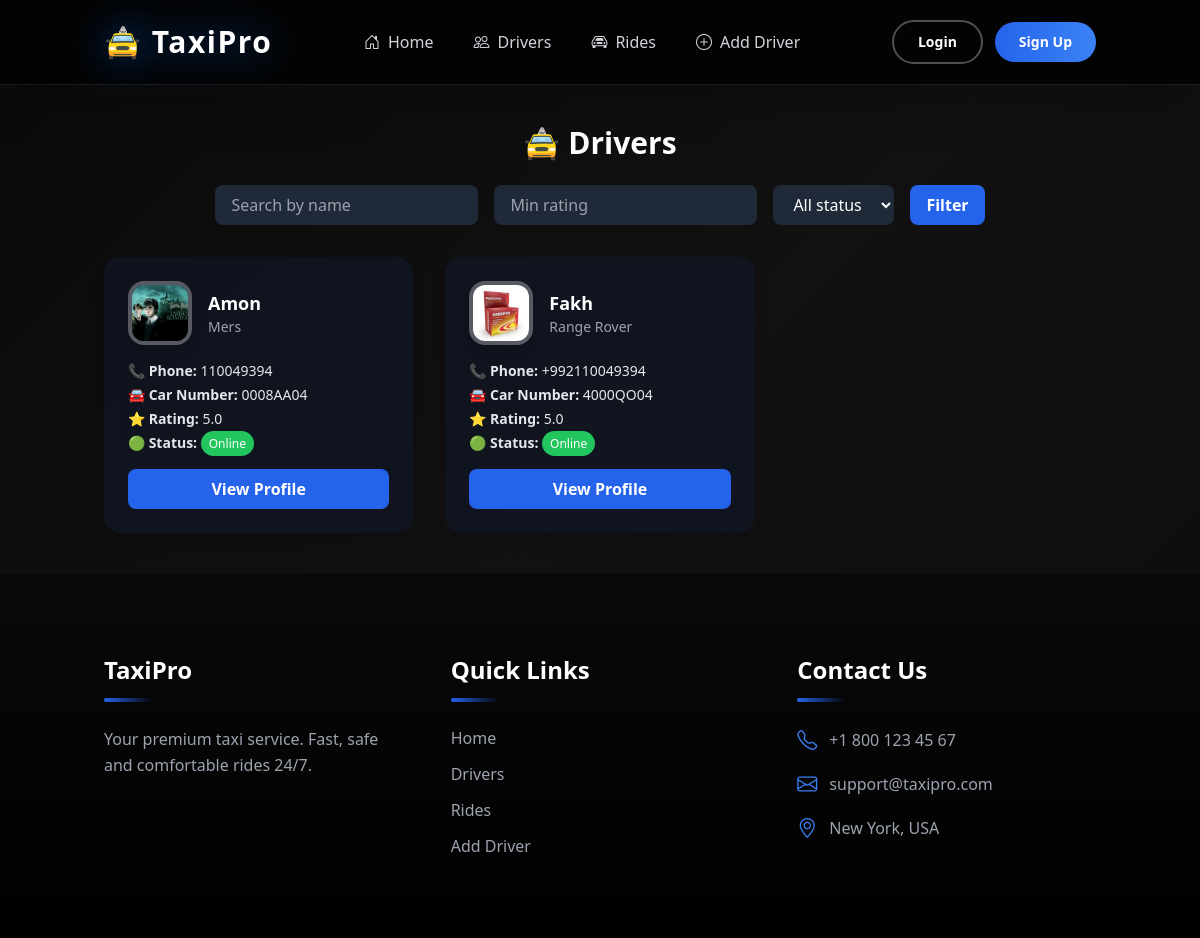
Before: /drivers/ with the older database file.
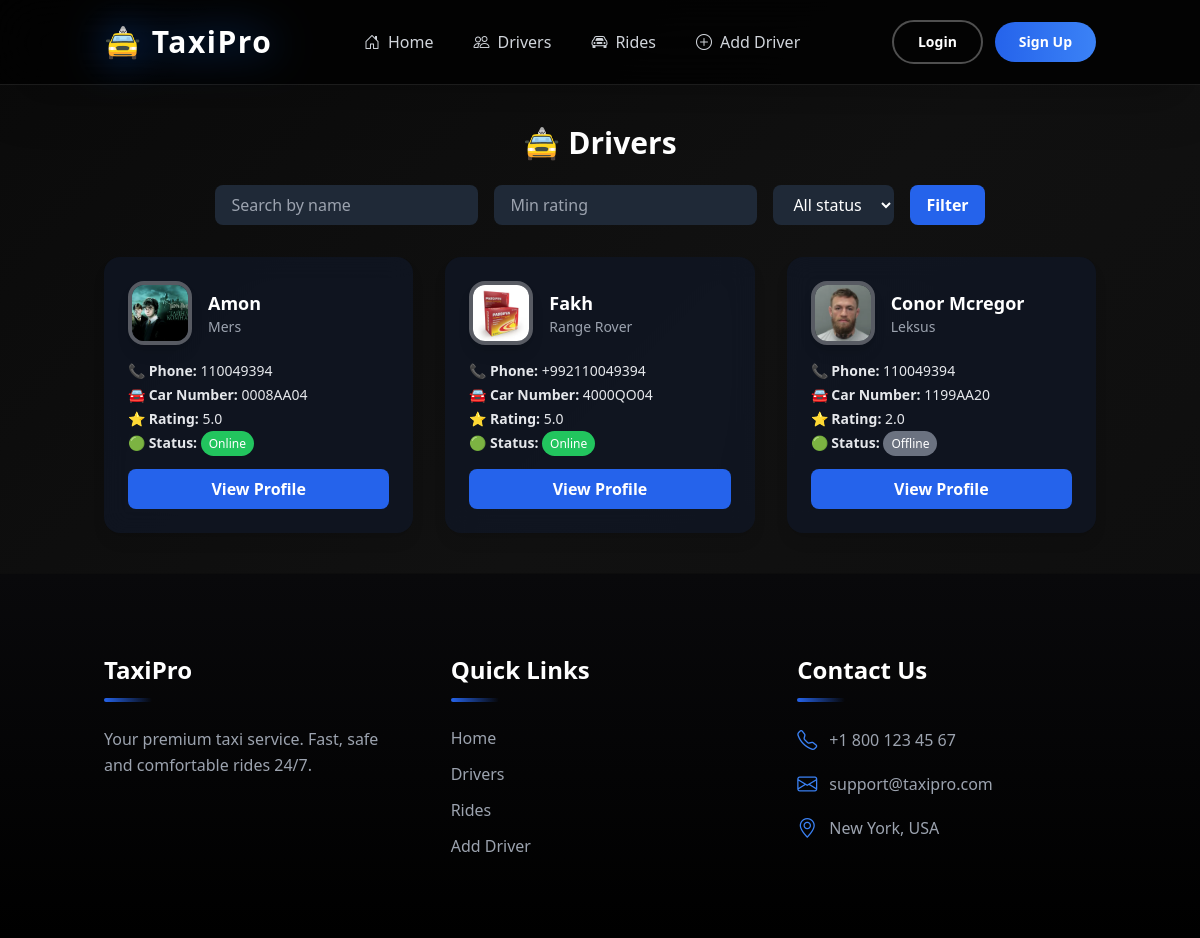
After: the same page with the newer database file.
### drivers/models.py (models this page shows, shortened)
class Drivers(models.Model):
    image = models.ImageField(upload_to='driver_images/', null=True, blank=True)
    name = models.CharField(max_length=100)
    phone_number = models.CharField(max_length=15)
    car_model = models.CharField(max_length=100)
    car_number = models.CharField(max_length=20)
    car_photo = models.ImageField(upload_to='car_images/', null=True, blank=True)
    rating = models.FloatField(default=5.0)
    status = models.BooleanField(default=True)
    created_at = models.DateTimeField(auto_now=True)

### drivers/views.py (the view)
# urls.py: path('', driver_list, name='home'),
def driver_list(request):
    drivers = Drivers.objects.all()
    name = request.GET.get('name')
    min_rating = request.GET.get('min_rating')
    status = request.GET.get('status')
    if name:
        drivers = drivers.filter(name__icontains=name)
    if min_rating:
        try:
            drivers = drivers.filter(rating__gte=float(min_rating))
        except ValueError:
            pass
    if status in ['active', 'inactive']:
        drivers = drivers.filter(status=(status == 'active'))
    return render(request, 'drivers/drivers_list.html', {'drivers': drivers})

### templates/drivers/drivers_list.html (shortened to what this page needs)
{% extends "base.html" %}
{% block main %}
<div class="container mx-auto py-10 px-4">
    <h1 class="text-3xl font-bold text-center mb-6 text-white">🚖 Drivers</h1>
    <form method="get" class="flex flex-col sm:flex-row items-center justify-center mb-8 gap-4">
        <input type="text" name="name" placeholder="Search by name" value="{{ request.GET.name }}"
               class="px-4 py-2 rounded-lg bg-gray-800 text-white placeholder-gray-400 focus:outline-none focus:ring-2 focus:ring-blue-500">
        <input type="number" name="min_rating" placeholder="Min rating" value="{{ request.GET.min_rating }}"
               class="px-4 py-2 rounded-lg bg-gray-800 text-white placeholder-gray-400 focus:outline-none focus:ring-2 focus:ring-blue-500">
        <select name="status" class="px-4 py-2 rounded-lg bg-gray-800 text-white focus:outline-none focus:ring-2 focus:ring-blue-500">
            <option value="">All status</option>
        </select>
        <button type="submit" class="bg-blue-600 hover:bg-blue-700 text-white px-4 py-2 rounded-lg font-semibold transition-colors duration-300">
            Filter
        </button>
    </form>
    <div class="grid grid-cols-1 sm:grid-cols-2 lg:grid-cols-3 gap-8">
        {% for driver in drivers %}
        <div class="bg-gray-900 bg-opacity-70 backdrop-blur-md rounded-2xl shadow-lg p-6 hover:scale-105 transition-transform duration-300">
            <div class="flex items-center mb-4">
                 <div class="driver-img-wrapper w-16 h-16 rounded-2xl overflow-hidden border-4 border-white/30 shadow-lg">
                    {% if driver.image %}
                        <img src="{{ driver.image.url }}" alt="{{ driver.name }}" class="w-full h-full object-cover">
                    {% else %}
                        <div class="w-full h-full bg-gray-700 flex items-center justify-center text-gray-300 text-xs">
                            No Image
                        </div>
                    {% endif %}
                </div>
                <div class="ml-4">
                    <h5 class="text-lg font-semibold text-white">{{ driver.name }}</h5>
                    <p class="text-gray-400 text-sm">{{ driver.car_model }}</p>
                </div>
            </div>
            <ul class="text-gray-200 text-sm mb-4 space-y-1">
                <li>📞 <strong>Phone:</strong> {{ driver.phone_number }}</li>
                <li>🚘 <strong>Car Number:</strong> {{ driver.car_number }}</li>
                <li>⭐ <strong>Rating:</strong> {{ driver.rating }}</li>
                <li>
                    🟢 <strong>Status:</strong>
                    {% if driver.status %}
                        <span class="px-2 py-1 bg-green-500 text-white rounded-full text-xs">Online</span>
                    {% else %}
                        <span class="px-2 py-1 bg-gray-500 text-white rounded-full text-xs">Offline</span>
                    {% endif %}
                </li>
            </ul>
            <a href="{% url 'driver_detail' driver.id %}" class="bg-blue-600 hover:bg-blue-700 text-white py-2 rounded-lg text-center font-semibold transition-colors duration-300 w-full block">
                View Profile
            </a>
        </div>
        {% empty %}
        <p class="text-center text-gray-400 col-span-full">No drivers found.</p>
        {% endfor %}
    </div>
</div>
{% endblock %}

### templates/base.html (shortened to what this page needs)
<!DOCTYPE html>
<html lang="en">
<head>
    <script src="https://cdn.tailwindcss.com"></script>
    <link rel="stylesheet" href="https://cdn.jsdelivr.net/npm/bootstrap-icons@1.11.1/font/bootstrap-icons.css">
    <script src="https://cdn.tailwindcss.com"></script>
        <link rel="stylesheet" href="https://cdn.jsdelivr.net/npm/bootstrap-icons@1.11.1/font/bootstrap-icons.css">
</head>
<body class="gradient-bg text-gray-100 flex flex-col font-sans">
<header class="main-header sticky top-0 z-50 bg-black/80 backdrop-blur-xl border-b border-white/10 shadow-2xl">
    <div class="container mx-auto px-4 py-5 flex justify-between items-center">
        <a href="{% url 'driver_list' %}" class="text-3xl font-black text-white tracking-wider hover:scale-110 transition-transform duration-300 cursor-pointer">
            <span class="drop-shadow-[0_0_20px_rgba(13,110,253,0.6)] hover:drop-shadow-[0_0_30px_rgba(13,110,253,0.8)]">
                🚖 TaxiPro
            </span>
        </a>
        <nav class="hidden md:flex items-center gap-2">
            <a href="{% url 'home' %}" class="px-4 py-2 rounded-lg text-gray-300 hover:text-blue-500 hover:bg-blue-500/10 transition-all duration-300 font-medium">
                <i class="bi bi-house-door me-2"></i>Home
            </a>
            <a href="{% url 'driver_list' %}" class="px-4 py-2 rounded-lg text-gray-300 hover:text-blue-500 hover:bg-blue-500/10 transition-all duration-300 font-medium">
                <i class="bi bi-people me-2"></i>Drivers
            </a>
            <a href="{% url 'ride_list' %}" class="px-4 py-2 rounded-lg text-gray-300 hover:text-blue-500 hover:bg-blue-500/10 transition-all duration-300 font-medium">
                <i class="bi bi-car-front me-2"></i>Rides
            </a>
            <a href="{% url 'driver_create' %}" class="px-4 py-2 rounded-lg text-gray-300 hover:text-blue-500 hover:bg-blue-500/10 transition-all duration-300 font-medium">
                <i class="bi bi-plus-circle me-2"></i>Add Driver
            </a>
        </nav>
        <div class="hidden md:flex items-center gap-3">
            {% if user.is_authenticated %}
                <div class="relative group">
                    <button class="flex items-center gap-2 px-4 py-2 rounded-full text-gray-300 hover:text-white hover:bg-white/10 transition-all duration-300 border border-white/20 hover:border-blue-500">
                        <i class="bi bi-person-circle text-xl"></i>
                        <span class="font-medium">{{ user.username }}</span>
                        <i class="bi bi-chevron-down text-xs transition-transform duration-300 group-hover:rotate-180"></i>
                    </button>
                    <div class="absolute right-0 top-full mt-2 w-64 bg-black/95 backdrop-blur-xl rounded-xl border border-white/10 shadow-2xl py-2 opacity-0 invisible group-hover:opacity-100 group-hover:visible transition-all duration-300 transform translate-y-2 group-hover:translate-y-0 z-50">
                        <div class="px-4 py-3 border-b border-white/10">
                            <div class="flex items-center gap-3">
                                <div class="w-10 h-10 bg-gradient-to-br from-blue-500 to-purple-600 rounded-full flex items-center justify-center">
                                    <i class="bi bi-person text-white text-lg"></i>
                                </div>
                                <div>
                                    <p class="font-semibold text-white">{{ user.username }}</p>
                                    <p class="text-xs text-gray-400">{{ user.email }}</p>
                                </div>
                            </div>
                        </div>
                        <a href="{% url 'profile' %}" class="flex items-center px-4 py-3 text-gray-300 hover:text-blue-500 hover:bg-blue-500/10 transition-all duration-300">
                            <i class="bi bi-person me-3"></i>
                            <span>Мой профиль</span>
                        </a>
                        <a href="#" class="flex items-center px-4 py-3 text-gray-300 hover:text-blue-500 hover:bg-blue-500/10 transition-all duration-300">
                            <i class="bi bi-gear me-3"></i>
                            <span>Настройки</span>
                        </a>
                        <a href="#" class="flex items-center px-4 py-3 text-gray-300 hover:text-blue-500 hover:bg-blue-500/10 transition-all duration-300">
                            <i class="bi bi-car-front me-3"></i>
                            <span>Мои поездки</span>
                        </a>
                        <a href="$" class="flex items-center px-4 py-3 text-gray-300 hover:text-blue-500 hover:bg-blue-500/10 transition-all duration-300">
                            <i class="bi bi-credit-card me-3"></i>
                            <span>Платежи</span>
                        </a>
                        <div class="border-t border-white/10 mt-2 pt-2">
                            <a href="{% url 'logout_confirm' %}" class="flex items-center px-4 py-3 text-red-500 hover:text-white hover:bg-red-500/20 transition-all duration-300">
                                <i class="bi bi-box-arrow-right me-3"></i>
                                <span>Выход</span>
                            </a>
                        </div>
                    </div>
                </div>
                <a href="{% url 'logout_confirm' %}" class="px-6 py-2.5 rounded-full font-semibold text-sm border-2 border-red-500 text-red-500 hover:bg-red-500 hover:text-white transition-all duration-300 hover:-translate-y-1 hover:shadow-[0_8px_20px_rgba(239,68,68,0.45)]">
                    <i class="bi bi-box-arrow-right me-2"></i>Logout
                </a>
            {% else %}
                <a href="{% url 'login' %}" class="px-6 py-2.5 rounded-full font-semibold text-sm border-2 border-white/30 text-white hover:bg-white/10 hover:border-white transition-all duration-300 hover:-translate-y-1">
                    Login
                </a>
                <a href="{% url 'register' %}" class="px-6 py-2.5 rounded-full font-semibold text-sm bg-gradient-to-r from-blue-600 to-blue-500 text-white hover:-translate-y-1 transition-all duration-300 hover:shadow-[0_8px_20px_rgba(13,110,253,0.45)]">
                    Sign Up
                </a>
            {% endif %}
        </div>
    </div>
</header>
<main class="flex-grow">
    {% block main %}
    {% endblock main%}
</main>
<footer class="bg-gradient-to-b from-zinc-950 to-black border-t border-white/5">
    <div class="container mx-auto px-4 py-20">
        <div class="grid grid-cols-1 md:grid-cols-3 gap-12">
            <div class="space-y-6">
                <h5 class="text-2xl font-bold text-white relative pb-4">
                    TaxiPro
                    <span class="absolute left-0 bottom-0 w-12 h-1 bg-gradient-to-r from-blue-600 to-transparent rounded"></span>
                </h5>
                <p class="text-gray-400 leading-relaxed">
                    Your premium taxi service. Fast, safe and comfortable rides 24/7.
                </p>
            </div>
            <div class="space-y-6">
                <h5 class="text-2xl font-bold text-white relative pb-4">
                    Quick Links
                    <span class="absolute left-0 bottom-0 w-12 h-1 bg-gradient-to-r from-blue-600 to-transparent rounded"></span>
                </h5>
                <div class="flex flex-col gap-3">
                    <a href="{% url 'driver_list' %}" class="text-gray-400 hover:text-blue-500 hover:translate-x-2 transition-all duration-300">Home</a>
                    <a href="{% url 'driver_list' %}" class="text-gray-400 hover:text-blue-500 hover:translate-x-2 transition-all duration-300">Drivers</a>
                    <a href="{% url 'ride_list' %}" class="text-gray-400 hover:text-blue-500 hover:translate-x-2 transition-all duration-300">Rides</a>
                    <a href="{% url 'driver_create' %}" class="text-gray-400 hover:text-blue-500 hover:translate-x-2 transition-all duration-300">Add Driver</a>
                </div>
            </div>
            <div class="space-y-6">
                <h5 class="text-2xl font-bold text-white relative pb-4">
                    Contact Us
                    <span class="absolute left-0 bottom-0 w-12 h-1 bg-gradient-to-r from-blue-600 to-transparent rounded"></span>
                </h5>
                <div class="space-y-4">
                    <p class="text-gray-400 flex items-center gap-3"><i class="bi bi-telephone text-blue-500 text-xl"></i>+1 800 123 45 67</p>
                    <p class="text-gray-400 flex items-center gap-3"><i class="bi bi-envelope text-blue-500 text-xl"></i>support@taxipro.com</p>
                    <p class="text-gray-400 flex items-center gap-3"><i class="bi bi-geo-alt text-blue-500 text-xl"></i>New York, USA</p>
                </div>
            </div>
        </div>
    </div>
</footer>
</body>
</html>

### templates/base.html (style rules this page uses)
body { animation: fadeIn 0.6s ease-out; }
.gradient-bg { background: linear-gradient(135deg, #0a0a0a, #111, #0d0d0d); }

Changed rows visible on the page:
added Drivers: image (picture), name "Conor Mcregor", car_model "Leksus", phone_number "110049394", car_number "1199AA20", rating "2.0", status "Offline"
